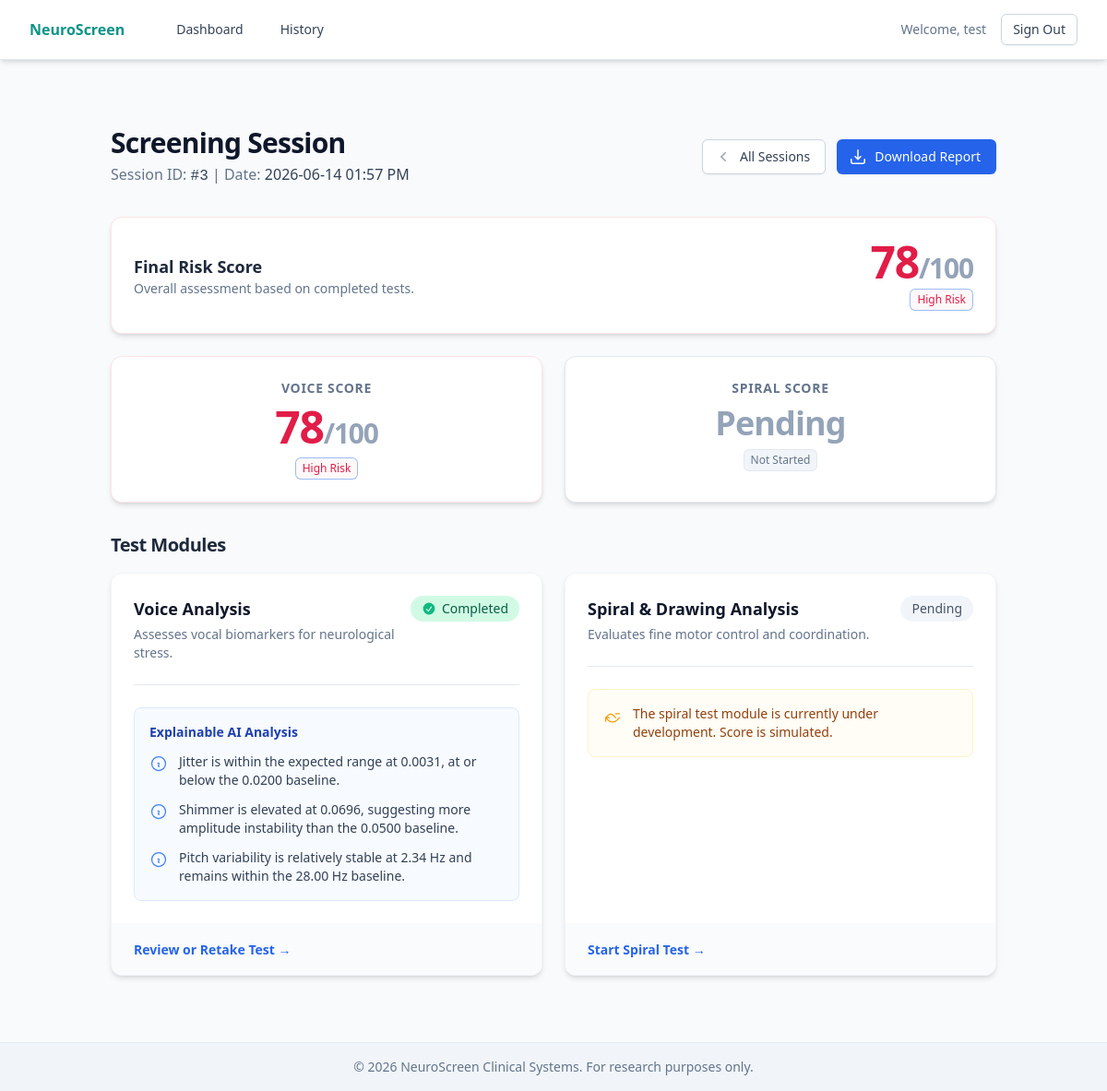
Before: /session/3/ (signed in) with the older database file.
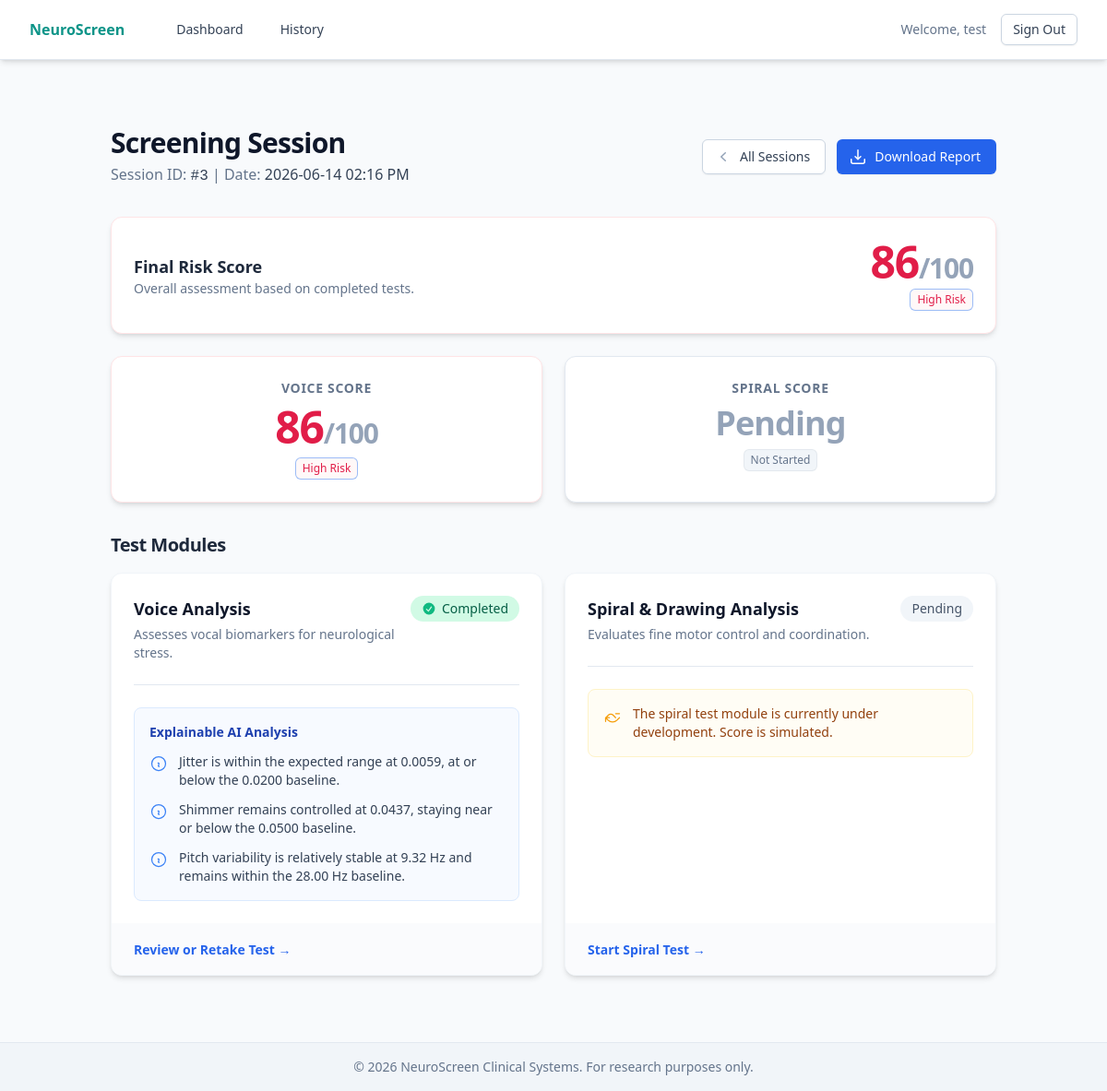
After: the same page with the newer database file.
### app.py (models this page shows)
class User(UserMixin, db.Model):
    __tablename__ = "users"
    id = db.Column(db.Integer, primary_key=True)
    username = db.Column(db.String(80), unique=True, nullable=False)
    password_hash = db.Column(db.String(255), nullable=False)
    created_at = db.Column(db.DateTime, default=datetime.utcnow, nullable=False)
    sessions = db.relationship(
        "ScreeningSession",
        backref="user",
        lazy=True,
        cascade="all, delete-orphan",
    )

class ScreeningSession(db.Model):
    __tablename__ = "screening_sessions"
    id = db.Column(db.Integer, primary_key=True)
    user_id = db.Column(db.Integer, db.ForeignKey("users.id"), nullable=False)
    timestamp = db.Column(db.DateTime, default=datetime.utcnow, nullable=False)
    voice_score = db.Column(db.Float, nullable=True)
    spiral_score = db.Column(db.Float, nullable=True)
    final_score = db.Column(db.Float, nullable=True)
    voice_metrics = db.Column(db.Text, nullable=True)

### app.py (the view)
@app.route("/session/", defaults={"session_id": None})
@app.route("/session/<int:session_id>/")
@login_required
def session_hub(session_id):
    session_record = resolve_session(session_id)
    if session_record is None:
        flash("Start a new screening session first.", "warning")
        return redirect(url_for("dashboard"))
    return render_template(
        "session.html",
        session_record=serialize_session(session_record),
    )

### templates/session.html (shortened to what this page needs)
{% extends "base.html" %} {% block content %}
<div class="container mx-auto px-4 sm:px-6 lg:px-8 py-8">
    <div class="flex flex-col md:flex-row md:items-center md:justify-between mb-8">
        <div>
            <h1 class="text-3xl font-bold tracking-tight text-slate-900">Screening Session</h1>
            <p class="mt-1 text-slate-500">
                Session ID: <span class="font-mono text-slate-700">#{{ session_record.id }}</span> | Date:
                <span class="font-medium text-slate-700">{{ session_record.full_timestamp }}</span>
            </p>
        </div>
        <div class="mt-4 md:mt-0 flex space-x-3">
            <a
                href="{{ url_for('history') }}"
                class="inline-flex items-center rounded-md border border-slate-300 bg-white px-4 py-2 text-sm font-medium text-slate-700 shadow-sm hover:bg-slate-50 focus:outline-none focus:ring-2 focus:ring-blue-500 focus:ring-offset-2">
                All Sessions
            </a>
            <a
                href="{{ url_for('generate_report', session_id=session_record.id) }}"
                class="inline-flex items-center rounded-md border border-transparent bg-blue-600 px-4 py-2 text-sm font-medium text-white shadow-sm hover:bg-blue-700 focus:outline-none focus:ring-2 focus:ring-blue-500 focus:ring-offset-2">
                Download Report
            </a>
        </div>
    </div>
    <div class="space-y-6 mb-8">
        <div class="bg-white border {{ session_record.final_score_classes.border }} rounded-xl p-6 shadow-md">
            <div class="flex flex-col sm:flex-row items-start sm:items-center justify-between">
                <div>
                    <h2 class="text-lg font-semibold text-slate-800">Final Risk Score</h2>
                    <p class="text-sm text-slate-500">Overall assessment based on completed tests.</p>
                </div>
                <div class="text-left sm:text-right mt-4 sm:mt-0">
                    {% if session_record.final_score is not none %}
                    <p class="text-5xl font-bold tracking-tight {{ session_record.final_score_classes.text }}">
                        {{ session_record.final_score|int }}<span class="text-3xl text-slate-400">/100</span>
                    </p>
                    <span
                        class="mt-1 inline-flex items-center rounded-md px-2 py-1 text-xs font-medium {{ session_record.final_score_classes.bg }} {{ session_record.final_score_classes.text }} ring-1 ring-inset ring-opacity-20 {{ session_record.final_score_classes.border }}">
                        {{ session_record.final_score_classes.name }}
                    </span>
                    {% else %}
                    <p class="text-4xl font-bold tracking-tight text-slate-400">{{ session_record.final_text }}</p>
                    {% endif %}
                </div>
            </div>
        </div>
        <div class="grid grid-cols-1 md:grid-cols-2 gap-6">
            <div
                class="bg-white border {{ session_record.voice_score_classes.border }} rounded-xl p-6 text-center shadow-md">
                <h3 class="text-sm font-semibold text-slate-500 uppercase tracking-wider">Voice Score</h3>
                {% if session_record.voice_score is not none %}
                <p class="mt-2 text-5xl font-bold tracking-tight {{ session_record.voice_score_classes.text }}">
                    {{ session_record.voice_score|int }}<span class="text-3xl text-slate-400">/100</span>
                </p>
                <span
                    class="mt-2 inline-flex items-center rounded-md px-2 py-1 text-xs font-medium {{ session_record.voice_score_classes.bg }} {{ session_record.voice_score_classes.text }} ring-1 ring-inset ring-opacity-20 {{ session_record.voice_score_classes.border }}">
                    {{ session_record.voice_score_classes.name }}
                </span>
                {% else %}
                <p class="mt-2 text-4xl font-bold tracking-tight text-slate-400">{{ session_record.voice_text }}</p>
                <span
                    class="mt-2 inline-flex items-center rounded-md px-2 py-1 text-xs font-medium bg-slate-100 text-slate-500 ring-1 ring-inset ring-slate-500/10">
                    Not Started
                </span>
                {% endif %}
            </div>
            <div
                class="bg-white border {{ session_record.spiral_score_classes.border }} rounded-xl p-6 text-center shadow-md">
                <h3 class="text-sm font-semibold text-slate-500 uppercase tracking-wider">Spiral Score</h3>
                {% if session_record.spiral_score is not none %}
                <p class="mt-2 text-5xl font-bold tracking-tight {{ session_record.spiral_score_classes.text }}">
                    {{ session_record.spiral_score|int }}<span class="text-3xl text-slate-400">/100</span>
                </p>
                <span
                    class="mt-2 inline-flex items-center rounded-md px-2 py-1 text-xs font-medium {{ session_record.spiral_score_classes.bg }} {{ session_record.spiral_score_classes.text }} ring-1 ring-inset ring-opacity-20 {{ session_record.spiral_score_classes.border }}">
                    {{ session_record.spiral_score_classes.name }}
                </span>
                {% else %}
                <p class="mt-2 text-4xl font-bold tracking-tight text-slate-400">{{ session_record.spiral_text }}</p>
                <span
                    class="mt-2 inline-flex items-center rounded-md px-2 py-1 text-xs font-medium bg-slate-100 text-slate-500 ring-1 ring-inset ring-slate-500/10">
                    Not Started
                </span>
                {% endif %}
            </div>
        </div>
    </div>
    <div>
        <h2 class="text-xl font-bold tracking-tight text-slate-800 mb-4">Test Modules</h2>
        <div class="grid grid-cols-1 md:grid-cols-2 gap-6">
            <div
                class="relative flex flex-col bg-white border border-slate-100 rounded-xl shadow-md hover:shadow-xl hover:-translate-y-1 transition-all duration-300">
                <div class="p-6 flex-grow">
                    <div class="flex items-start justify-between">
                        <div>
                            <h3 class="text-lg font-semibold text-slate-900">Voice Analysis</h3>
                            <p class="mt-1 text-sm text-slate-500">
                                Assesses vocal biomarkers for neurological stress.
                            </p>
                        </div>
                        {% if session_record.voice_score is not none %}
                        <span
                            class="inline-flex items-center rounded-full bg-emerald-100 px-3 py-1 text-sm font-medium text-emerald-800">
                            Completed
                        </span>
                        {% else %}
                        <span
                            class="inline-flex items-center rounded-full bg-slate-100 px-3 py-1 text-sm font-medium text-slate-600">
                            Pending
                        </span>
                        {% endif %}
                    </div>
                    {% if session_record.voice_analysis %}
                    <div class="mt-6 border-t border-slate-200 pt-6">
                        <div class="rounded-lg bg-blue-50/50 p-4 border border-blue-100">
                            <h4 class="text-sm font-semibold text-blue-800">Explainable AI Analysis</h4>
                            <ul role="list" class="mt-3 space-y-3">
                                {% for point in session_record.voice_analysis %}
                                <li class="flex items-start">
                                    <p class="ml-3 text-sm text-slate-700">{{ point }}</p>
                                </li>
                                {% endfor %}
                            </ul>
                        </div>
                    </div>
                    {% endif %}
                </div>
                <div class="bg-slate-50/75 rounded-b-xl px-6 py-4 mt-auto">
                    <a
                        href="{{ url_for('voice_test', session_id=session_record.id) }}"
                        class="text-sm font-semibold text-blue-600 hover:text-blue-800">
                        {% if session_record.voice_score is not none %} Review or Retake Test &rarr; {% else %} Start
                        Voice Test &rarr; {% endif %}
                    </a>
                </div>
            </div>
            <div
                class="relative flex flex-col bg-white border border-slate-100 rounded-xl shadow-md hover:shadow-xl hover:-translate-y-1 transition-all duration-300">
                <div class="p-6 flex-grow">
                    <div class="flex items-start justify-between">
                        <div>
                            <h3 class="text-lg font-semibold text-slate-900">Spiral & Drawing Analysis</h3>
                            <p class="mt-1 text-sm text-slate-500">Evaluates fine motor control and coordination.</p>
                        </div>
                        {% if session_record.spiral_score is not none %}
                        <span
                            class="inline-flex items-center rounded-full bg-emerald-100 px-3 py-1 text-sm font-medium text-emerald-800">
                            <svg
                                class="mr-1.5 h-4 w-4 text-emerald-500"
                                xmlns="http://www.w3.org/2000/svg"
                                viewBox="0 0 20 20"
                                fill="currentColor"
                                aria-hidden="true">
                                <path
                                    fill-rule="evenodd"
                                    d="M10 18a8 8 0 100-16 8 8 0 000 16zm3.857-9.809a.75.75 0 00-1.214-.882l-3.483 4.79-1.88-1.88a.75.75 0 10-1.06 1.061l2.5 2.5a.75.75 0 001.137-.089l4-5.5z"
                                    clip-rule="evenodd" />
                            </svg>
                            Completed
                        </span>
                        {% else %}
                        <span
                            class="inline-flex items-center rounded-full bg-slate-100 px-3 py-1 text-sm font-medium text-slate-600">
                            Pending
                        </span>
                        {% endif %}
                    </div>
                    <div class="mt-6 border-t border-slate-200 pt-6">
                        <div class="rounded-lg bg-amber-50/50 p-4 border border-amber-100">
                            <div class="flex items-start">
                                <p class="ml-3 text-sm text-amber-800">
                                    The spiral test module is currently under development. Score is simulated.
                                </p>
                            </div>
                        </div>
                    </div>
                </div>
                <div class="bg-slate-50/75 rounded-b-xl px-6 py-4 mt-auto">
                    <a
                        href="{{ url_for('spiral_test', session_id=session_record.id) }}"
                        class="text-sm font-semibold text-blue-600 hover:text-blue-800">
                        {% if session_record.spiral_score is not none %} Review Test &rarr; {% else %} Start Spiral Test
                        &rarr; {% endif %}
                    </a>
                </div>
            </div>
        </div>
    </div>
</div>
{% endblock %}

### templates/base.html (shortened to what this page needs)
<!doctype html>
<html lang="en" class="h-full bg-slate-50">
    <head>
        <script src="https://cdn.tailwindcss.com"></script>
        <link rel="stylesheet" href="https://rsms.me/inter/inter.css" />
    </head>
    <body class="min-h-screen bg-slate-50 font-sans flex flex-col">
        <nav class="sticky top-0 z-40 bg-white/90 border-b border-slate-200 backdrop-blur-sm shadow-md">
            <div class="max-w-7xl mx-auto px-4 sm:px-6 lg:px-8">
                <div class="flex items-center justify-between h-16">
                    <div class="flex items-center">
                        <div class="flex-shrink-0 font-bold text-teal-600">NeuroScreen</div>
                        {% if current_user.is_authenticated %}
                        <div class="hidden md:block">
                            <div class="ml-10 flex items-baseline space-x-2">
                                <a
                                    href="{{ url_for('dashboard') }}"
                                    class="text-slate-700 hover:bg-slate-100 hover:text-slate-900 px-4 py-2 rounded-lg text-sm font-medium transition-all"
                                    >Dashboard</a
                                >
                                <a
                                    href="{{ url_for('history') }}"
                                    class="text-slate-700 hover:bg-slate-100 hover:text-slate-900 px-4 py-2 rounded-lg text-sm font-medium transition-all"
                                    >History</a
                                >
                            </div>
                        </div>
                        {% endif %}
                    </div>
                    {% if current_user.is_authenticated %}
                    <div class="hidden md:block">
                        <div class="ml-4 flex items-center md:ml-6">
                            <span class="text-slate-500 text-sm mr-4">Welcome, {{ current_user.username }}</span>
                            <a
                                href="{{ url_for('logout') }}"
                                class="inline-flex items-center rounded-md border border-slate-300 bg-white px-3 py-1.5 text-sm font-medium text-slate-700 shadow-sm hover:bg-slate-50"
                                >Sign Out</a
                            >
                        </div>
                    </div>
                    {% endif %}
                </div>
            </div>
        </nav>
        <main class="py-10">
             {% block content %}{% endblock %}
        </main>
        <footer class="bg-slate-100 border-t border-slate-200 mt-auto">
            <div class="max-w-7xl mx-auto py-4 px-4 sm:px-6 lg:px-8 text-center text-sm text-slate-500">
                &copy; {{ year }} NeuroScreen Clinical Systems. For research purposes only.
            </div>
        </footer>
    </body>
</html>

Changed rows visible on the page:
changed ScreeningSession: final_score "78" → "86"; voice_score "78" → "86"
Other visible differences:
{{ session_record.full_timestamp }}: "2026-06-14 01:57 PM" → "2026-06-14 02:16 PM"
new list line: "Jitter is within the expected range at 0.0059, at or below the 0.0200 baseline."
new list line: "Shimmer remains controlled at 0.0437, staying near or below the 0.0500 baseline."
new list line: "Pitch variability is relatively stable at 9.32 Hz and remains within the 28.00 Hz baseline."
list line gone: "Jitter is within the expected range at 0.0031, at or below the 0.0200 baseline."
list line gone: "Shimmer is elevated at 0.0696, suggesting more amplitude instability than the 0.0500 baseline."
list line gone: "Pitch variability is relatively stable at 2.34 Hz and remains within the 28.00 Hz baseline."
